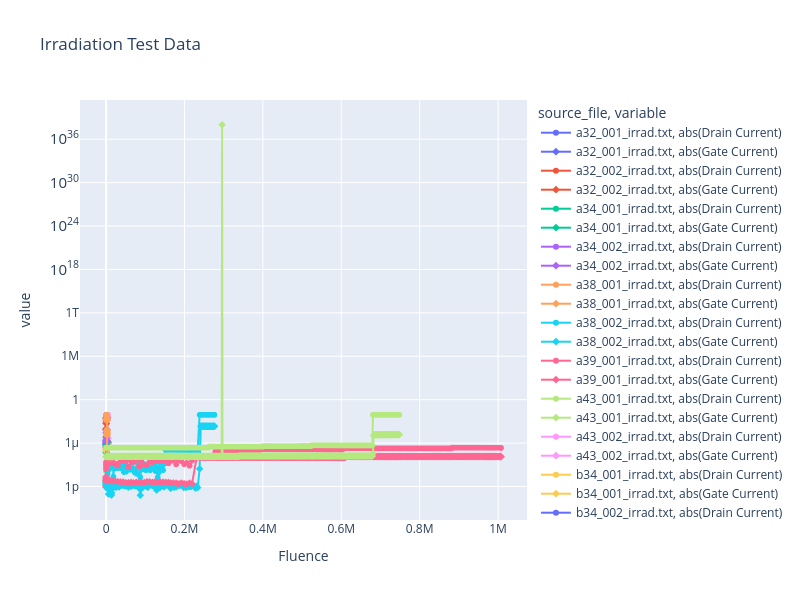

The cell this chart's notebook holds for it:
### Markdown cell above
## Irradiation Data

### Code cell
# Get irradiation data and plot Drain Current and Gate Current vs. Fluence on the same graph, with separate lines for each source file.
irrad_df = df[df["source_file"].str.contains("_irrad", case=False, na=False)]

if irrad_df.empty:
    print("No irradiation data found in the DataFrame.")
else:
    fig_irrad = px.line(
        irrad_df,
        x="Fluence",
        y=["abs(Drain Current)", "abs(Gate Current)"],
        color="source_file",
        markers=True,
        symbol="variable",
        title="Irradiation Test Data",
    )

    fig_irrad.update_layout(
        width=800,
        height=600,
        yaxis_type="log",  # Logarithmic scale for current to better visualize low currents
    )
    fig_irrad.show()

### Figure 1 — Plotly figure (JSON) as saved in the notebook; plotly's stock layout.template omitted (floating-point values rounded to 4 significant figures; data arrays with more than 128 entries replaced by an {"elided": "..."} marker saying what was removed)
{"data": [{"hovertemplate": "source_file=a32_001_irrad.txt<br>variable=abs(Drain Current)<br>Fluence=%{x}<br>value=%{y}<extra></extra>", "legendgroup": "a32_001_irrad.txt, abs(Drain Current)", "line": {"color": "#636efa", "dash": "solid"}, "marker": {"symbol": "circle"}, "mode": "lines+markers", "name": "a32_001_irrad.txt, abs(Drain Current)", "showlegend": true, "type": "scattergl", "x": {"elided": "254 float values"}, "xaxis": "x", "y": {"elided": "254 float values"}, "yaxis": "y"}, {"hovertemplate": "source_file=a32_001_irrad.txt<br>variable=abs(Gate Current)<br>Fluence=%{x}<br>value=%{y}<extra></extra>", "legendgroup": "a32_001_irrad.txt, abs(Gate Current)", "line": {"color": "#636efa", "dash": "solid"}, "marker": {"symbol": "diamond"}, "mode": "lines+markers", "name": "a32_001_irrad.txt, abs(Gate Current)", "showlegend": true, "type": "scattergl", "x": {"elided": "254 float values"}, "xaxis": "x", "y": {"elided": "254 float values"}, "yaxis": "y"}, {"hovertemplate": "source_file=a32_002_irrad.txt<br>variable=abs(Drain Current)<br>Fluence=%{x}<br>value=%{y}<extra></extra>", "legendgroup": "a32_002_irrad.txt, abs(Drain Current)", "line": {"color": "#EF553B", "dash": "solid"}, "marker": {"symbol": "circle"}, "mode": "lines+markers", "name": "a32_002_irrad.txt, abs(Drain Current)", "showlegend": true, "type": "scattergl", "x": {"elided": "173 float values"}, "xaxis": "x", "y": {"elided": "173 float values"}, "yaxis": "y"}, {"hovertemplate": "source_file=a32_002_irrad.txt<br>variable=abs(Gate Current)<br>Fluence=%{x}<br>value=%{y}<extra></extra>", "legendgroup": "a32_002_irrad.txt, abs(Gate Current)", "line": {"color": "#EF553B", "dash": "solid"}, "marker": {"symbol": "diamond"}, "mode": "lines+markers", "name": "a32_002_irrad.txt, abs(Gate Current)", "showlegend": true, "type": "scattergl", "x": {"elided": "173 float values"}, "xaxis": "x", "y": {"elided": "173 float values"}, "yaxis": "y"}, {"hovertemplate": "source_file=a34_001_irrad.txt<br>variable=abs(Drain Current)<br>Fluence=%{x}<br>value=%{y}<extra></extra>", "legendgroup": "a34_001_irrad.txt, abs(Drain Current)", "line": {"color": "#00cc96", "dash": "solid"}, "marker": {"symbol": "circle"}, "mode": "lines+markers", "name": "a34_001_irrad.txt, abs(Drain Current)", "showlegend": true, "type": "scattergl", "x": {"elided": "224 float values"}, "xaxis": "x", "y": {"elided": "224 float values"}, "yaxis": "y"}, {"hovertemplate": "source_file=a34_001_irrad.txt<br>variable=abs(Gate Current)<br>Fluence=%{x}<br>value=%{y}<extra></extra>", "legendgroup": "a34_001_irrad.txt, abs(Gate Current)", "line": {"color": "#00cc96", "dash": "solid"}, "marker": {"symbol": "diamond"}, "mode": "lines+markers", "name": "a34_001_irrad.txt, abs(Gate Current)", "showlegend": true, "type": "scattergl", "x": {"elided": "224 float values"}, "xaxis": "x", "y": {"elided": "224 float values"}, "yaxis": "y"}, {"hovertemplate": "source_file=a34_002_irrad.txt<br>variable=abs(Drain Current)<br>Fluence=%{x}<br>value=%{y}<extra></extra>", "legendgroup": "a34_002_irrad.txt, abs(Drain Current)", "line": {"color": "#ab63fa", "dash": "solid"}, "marker": {"symbol": "circle"}, "mode": "lines+markers", "name": "a34_002_irrad.txt, abs(Drain Current)", "showlegend": true, "type": "scattergl", "x": {"elided": "179 float values"}, "xaxis": "x", "y": {"elided": "179 float values"}, "yaxis": "y"}, {"hovertemplate": "source_file=a34_002_irrad.txt<br>variable=abs(Gate Current)<br>Fluence=%{x}<br>value=%{y}<extra></extra>", "legendgroup": "a34_002_irrad.txt, abs(Gate Current)", "line": {"color": "#ab63fa", "dash": "solid"}, "marker": {"symbol": "diamond"}, "mode": "lines+markers", "name": "a34_002_irrad.txt, abs(Gate Current)", "showlegend": true, "type": "scattergl", "x": {"elided": "179 float values"}, "xaxis": "x", "y": {"elided": "179 float values"}, "yaxis": "y"}, {"hovertemplate": "source_file=a38_001_irrad.txt<br>variable=abs(Drain Current)<br>Fluence=%{x}<br>value=%{y}<extra></extra>", "legendgroup": "a38_001_irrad.txt, abs(Drain Current)", "line": {"color": "#FFA15A", "dash": "solid"}, "marker": {"symbol": "circle"}, "mode": "lines+markers", "name": "a38_001_irrad.txt, abs(Drain Current)", "showlegend": true, "type": "scattergl", "x": {"elided": "227 float values"}, "xaxis": "x", "y": {"elided": "227 float values"}, "yaxis": "y"}, {"hovertemplate": "source_file=a38_001_irrad.txt<br>variable=abs(Gate Current)<br>Fluence=%{x}<br>value=%{y}<extra></extra>", "legendgroup": "a38_001_irrad.txt, abs(Gate Current)", "line": {"color": "#FFA15A", "dash": "solid"}, "marker": {"symbol": "diamond"}, "mode": "lines+markers", "name": "a38_001_irrad.txt, abs(Gate Current)", "showlegend": true, "type": "scattergl", "x": {"elided": "227 float values"}, "xaxis": "x", "y": {"elided": "227 float values"}, "yaxis": "y"}, {"hovertemplate": "source_file=a38_002_irrad.txt<br>variable=abs(Drain Current)<br>Fluence=%{x}<br>value=%{y}<extra></extra>", "legendgroup": "a38_002_irrad.txt, abs(Drain Current)", "line": {"color": "#19d3f3", "dash": "solid"}, "marker": {"symbol": "circle"}, "mode": "lines+markers", "name": "a38_002_irrad.txt, abs(Drain Current)", "showlegend": true, "type": "scattergl", "x": [0.0, 0.0, 0.0, 0.0, 0.0, 0.0, 0.0, 0.0, 0.0, 0.0, 0.0, 0.0, 0.0, 0.0, 0.0, 0.0, 0.0, 0.0, 0.0, 0.0, 0.0, 0.0, 0.0, 0.0, 0.0, 0.0, 0.0, 0.0, 0.0, 0.0, 0.0, 0.0, 0.0, 0.0, 0.0, 0.0, 4.0, 14.0, 19.0, 30.0, 40.0, 50.0, 76.0, 107.0, 137.0, 183.0, 229.0, 260.0, 275.0, 306.0, 337.0, 369.0, 404.0, 439.0, 473.0, 508.0, 541.0, 570.0, 599.0, 628.0, 658.0, 689.0, 721.0, 754.0, 770.0, 819.0, 836.0, 855.0, 875.0, 894.0, 914.0, 932.0, 932.0, 932.0, 932.0, 932.0, 932.0, 932.0, 932.0, 932.0, 932.0, 932.0, 932.0, 932.0, 932.0], "xaxis": "x", "y": [8.463e-07, 8.859e-07, 8.835e-07, 8.864e-07, 8.892e-07, 8.916e-07, 8.956e-07, 8.896e-07, 8.992e-07, 8.954e-07, 8.89e-07, 8.888e-07, 8.927e-07, 8.888e-07, 8.904e-07, 8.862e-07, 8.894e-07, 8.823e-07, 8.808e-07, 8.758e-07, 8.755e-07, 8.76e-07, 8.818e-07, 8.801e-07, 8.822e-07, 8.808e-07, 8.861e-07, 8.923e-07, 8.93e-07, 8.992e-07, 8.952e-07, 8.868e-07, 8.908e-07, 8.871e-07, 8.835e-07, 8.937e-07, 9.012e-07, 8.994e-07, 8.955e-07, 8.88e-07, 8.868e-07, 8.897e-07, 8.841e-07, 8.894e-07, 8.862e-07, 0.008002, 0.008002, 0.008002, 0.008002, 0.008002, 0.008002, 0.008002, 0.008002, 0.008002, 0.008002, 0.008002, 0.008002, 0.008002, 0.008002, 0.008002, 0.008002, 0.008002, 0.008002, 0.008002, 0.008002, 0.008002, 0.008002, 0.008002, 0.008002, 0.008002, 0.008002, 0.008002, 0.008002, 0.008002, 0.008002, 0.008002, 0.008002, 0.008002, 0.008002, 0.008002, 0.008002, 0.008002, 0.008002, 0.008002, 0.008002], "yaxis": "y"}, {"hovertemplate": "source_file=a38_002_irrad.txt<br>variable=abs(Gate Current)<br>Fluence=%{x}<br>value=%{y}<extra></extra>", "legendgroup": "a38_002_irrad.txt, abs(Gate Current)", "line": {"color": "#19d3f3", "dash": "solid"}, "marker": {"symbol": "diamond"}, "mode": "lines+markers", "name": "a38_002_irrad.txt, abs(Gate Current)", "showlegend": true, "type": "scattergl", "x": [0.0, 0.0, 0.0, 0.0, 0.0, 0.0, 0.0, 0.0, 0.0, 0.0, 0.0, 0.0, 0.0, 0.0, 0.0, 0.0, 0.0, 0.0, 0.0, 0.0, 0.0, 0.0, 0.0, 0.0, 0.0, 0.0, 0.0, 0.0, 0.0, 0.0, 0.0, 0.0, 0.0, 0.0, 0.0, 0.0, 4.0, 14.0, 19.0, 30.0, 40.0, 50.0, 76.0, 107.0, 137.0, 183.0, 229.0, 260.0, 275.0, 306.0, 337.0, 369.0, 404.0, 439.0, 473.0, 508.0, 541.0, 570.0, 599.0, 628.0, 658.0, 689.0, 721.0, 754.0, 770.0, 819.0, 836.0, 855.0, 875.0, 894.0, 914.0, 932.0, 932.0, 932.0, 932.0, 932.0, 932.0, 932.0, 932.0, 932.0, 932.0, 932.0, 932.0, 932.0, 932.0], "xaxis": "x", "y": [8.341e-07, 8.514e-07, 8.484e-07, 8.524e-07, 8.528e-07, 8.539e-07, 8.561e-07, 8.541e-07, 8.587e-07, 8.551e-07, 8.539e-07, 8.516e-07, 8.567e-07, 8.547e-07, 8.558e-07, 8.498e-07, 8.517e-07, 8.454e-07, 8.456e-07, 8.491e-07, 8.474e-07, 8.461e-07, 8.489e-07, 8.481e-07, 8.488e-07, 8.469e-07, 8.496e-07, 8.525e-07, 8.541e-07, 8.562e-07, 8.537e-07, 8.518e-07, 8.51e-07, 8.511e-07, 8.549e-07, 8.545e-07, 8.559e-07, 8.58e-07, 8.543e-07, 8.513e-07, 8.52e-07, 8.507e-07, 8.51e-07, 8.518e-07, 8.522e-07, 5.031e-07, 7.618e-07, 8.741e-07, 8.395e-07, 8.026e-07, 7.814e-07, 8.462e-07, 7.992e-07, 8.635e-07, 8.814e-07, 8.667e-07, 7.742e-07, 7.686e-07, 8.338e-07, 7.851e-07, 7.955e-07, 8.573e-07, 8.541e-07, 7.648e-07, 7.479e-07, 8.301e-07, 7.71e-07, 8.272e-07, 8.806e-07, 8.769e-07, 8.134e-07, 8.047e-07, 8.219e-07, 8.394e-07, 8.403e-07, 8.687e-07, 8.625e-07, 7.896e-07, 8.13e-07, 8.283e-07, 7.48e-07, 7.842e-07, 8.109e-07, 9.045e-07, 7.99e-07], "yaxis": "y"}, {"hovertemplate": "source_file=a39_001_irrad.txt<br>variable=abs(Drain Current)<br>Fluence=%{x}<br>value=%{y}<extra></extra>", "legendgroup": "a39_001_irrad.txt, abs(Drain Current)", "line": {"color": "#FF6692", "dash": "solid"}, "marker": {"symbol": "circle"}, "mode": "lines+markers", "name": "a39_001_irrad.txt, abs(Drain Current)", "showlegend": true, "type": "scattergl", "x": {"elided": "132 float values"}, "xaxis": "x", "y": {"elided": "132 float values"}, "yaxis": "y"}, {"hovertemplate": "source_file=a39_001_irrad.txt<br>variable=abs(Gate Current)<br>Fluence=%{x}<br>value=%{y}<extra></extra>", "legendgroup": "a39_001_irrad.txt, abs(Gate Current)", "line": {"color": "#FF6692", "dash": "solid"}, "marker": {"symbol": "diamond"}, "mode": "lines+markers", "name": "a39_001_irrad.txt, abs(Gate Current)", "showlegend": true, "type": "scattergl", "x": {"elided": "132 float values"}, "xaxis": "x", "y": {"elided": "132 float values"}, "yaxis": "y"}, {"hovertemplate": "source_file=a43_001_irrad.txt<br>variable=abs(Drain Current)<br>Fluence=%{x}<br>value=%{y}<extra></extra>", "legendgroup": "a43_001_irrad.txt, abs(Drain Current)", "line": {"color": "#B6E880", "dash": "solid"}, "marker": {"symbol": "circle"}, "mode": "lines+markers", "name": "a43_001_irrad.txt, abs(Drain Current)", "showlegend": true, "type": "scattergl", "x": {"elided": "230 float values"}, "xaxis": "x", "y": {"elided": "230 float values"}, "yaxis": "y"}, {"hovertemplate": "source_file=a43_001_irrad.txt<br>variable=abs(Gate Current)<br>Fluence=%{x}<br>value=%{y}<extra></extra>", "legendgroup": "a43_001_irrad.txt, abs(Gate Current)", "line": {"color": "#B6E880", "dash": "solid"}, "marker": {"symbol": "diamond"}, "mode": "lines+markers", "name": "a43_001_irrad.txt, abs(Gate Current)", "showlegend": true, "type": "scattergl", "x": {"elided": "230 float values"}, "xaxis": "x", "y": {"elided": "230 float values"}, "yaxis": "y"}, {"hovertemplate": "source_file=a43_002_irrad.txt<br>variable=abs(Drain Current)<br>Fluence=%{x}<br>value=%{y}<extra></extra>", "legendgroup": "a43_002_irrad.txt, abs(Drain Current)", "line": {"color": "#FF97FF", "dash": "solid"}, "marker": {"symbol": "circle"}, "mode": "lines+markers", "name": "a43_002_irrad.txt, abs(Drain Current)", "showlegend": true, "type": "scattergl", "x": {"elided": "249 float values"}, "xaxis": "x", "y": {"elided": "249 float values"}, "yaxis": "y"}, {"hovertemplate": "source_file=a43_002_irrad.txt<br>variable=abs(Gate Current)<br>Fluence=%{x}<br>value=%{y}<extra></extra>", "legendgroup": "a43_002_irrad.txt, abs(Gate Current)", "line": {"color": "#FF97FF", "dash": "solid"}, "marker": {"symbol": "diamond"}, "mode": "lines+markers", "name": "a43_002_irrad.txt, abs(Gate Current)", "showlegend": true, "type": "scattergl", "x": {"elided": "249 float values"}, "xaxis": "x", "y": {"elided": "249 float values"}, "yaxis": "y"}, {"hovertemplate": "source_file=b34_001_irrad.txt<br>variable=abs(Drain Current)<br>Fluence=%{x}<br>value=%{y}<extra></extra>", "legendgroup": "b34_001_irrad.txt, abs(Drain Current)", "line": {"color": "#FECB52", "dash": "solid"}, "marker": {"symbol": "circle"}, "mode": "lines+markers", "name": "b34_001_irrad.txt, abs(Drain Current)", "showlegend": true, "type": "scattergl", "x": {"elided": "191 float values"}, "xaxis": "x", "y": {"elided": "191 float values"}, "yaxis": "y"}, {"hovertemplate": "source_file=b34_001_irrad.txt<br>variable=abs(Gate Current)<br>Fluence=%{x}<br>value=%{y}<extra></extra>", "legendgroup": "b34_001_irrad.txt, abs(Gate Current)", "line": {"color": "#FECB52", "dash": "solid"}, "marker": {"symbol": "diamond"}, "mode": "lines+markers", "name": "b34_001_irrad.txt, abs(Gate Current)", "showlegend": true, "type": "scattergl", "x": {"elided": "191 float values"}, "xaxis": "x", "y": {"elided": "191 float values"}, "yaxis": "y"}, {"hovertemplate": "source_file=b34_002_irrad.txt<br>variable=abs(Drain Current)<br>Fluence=%{x}<br>value=%{y}<extra></extra>", "legendgroup": "b34_002_irrad.txt, abs(Drain Current)", "line": {"color": "#636efa", "dash": "solid"}, "marker": {"symbol": "circle"}, "mode": "lines+markers", "name": "b34_002_irrad.txt, abs(Drain Current)", "showlegend": true, "type": "scattergl", "x": {"elided": "217 float values"}, "xaxis": "x", "y": {"elided": "217 float values"}, "yaxis": "y"}, {"hovertemplate": "source_file=b34_002_irrad.txt<br>variable=abs(Gate Current)<br>Fluence=%{x}<br>value=%{y}<extra></extra>", "legendgroup": "b34_002_irrad.txt, abs(Gate Current)", "line": {"color": "#636efa", "dash": "solid"}, "marker": {"symbol": "diamond"}, "mode": "lines+markers", "name": "b34_002_irrad.txt, abs(Gate Current)", "showlegend": true, "type": "scattergl", "x": {"elided": "217 float values"}, "xaxis": "x", "y": {"elided": "217 float values"}, "yaxis": "y"}, {"hovertemplate": "source_file=b34_003_irrad.txt<br>variable=abs(Drain Current)<br>Fluence=%{x}<br>value=%{y}<extra></extra>", "legendgroup": "b34_003_irrad.txt, abs(Drain Current)", "line": {"color": "#EF553B", "dash": "solid"}, "marker": {"symbol": "circle"}, "mode": "lines+markers", "name": "b34_003_irrad.txt, abs(Drain Current)", "showlegend": true, "type": "scattergl", "x": {"elided": "182 float values"}, "xaxis": "x", "y": {"elided": "182 float values"}, "yaxis": "y"}, {"hovertemplate": "source_file=b34_003_irrad.txt<br>variable=abs(Gate Current)<br>Fluence=%{x}<br>value=%{y}<extra></extra>", "legendgroup": "b34_003_irrad.txt, abs(Gate Current)", "line": {"color": "#EF553B", "dash": "solid"}, "marker": {"symbol": "diamond"}, "mode": "lines+markers", "name": "b34_003_irrad.txt, abs(Gate Current)", "showlegend": true, "type": "scattergl", "x": {"elided": "182 float values"}, "xaxis": "x", "y": {"elided": "182 float values"}, "yaxis": "y"}, {"hovertemplate": "source_file=b35_001_irrad.txt<br>variable=abs(Drain Current)<br>Fluence=%{x}<br>value=%{y}<extra></extra>", "legendgroup": "b35_001_irrad.txt, abs(Drain Current)", "line": {"color": "#00cc96", "dash": "solid"}, "marker": {"symbol": "circle"}, "mode": "lines+markers", "name": "b35_001_irrad.txt, abs(Drain Current)", "showlegend": true, "type": "scattergl", "x": {"elided": "195 float values"}, "xaxis": "x", "y": {"elided": "195 float values"}, "yaxis": "y"}, {"hovertemplate": "source_file=b35_001_irrad.txt<br>variable=abs(Gate Current)<br>Fluence=%{x}<br>value=%{y}<extra></extra>", "legendgroup": "b35_001_irrad.txt, abs(Gate Current)", "line": {"color": "#00cc96", "dash": "solid"}, "marker": {"symbol": "diamond"}, "mode": "lines+markers", "name": "b35_001_irrad.txt, abs(Gate Current)", "showlegend": true, "type": "scattergl", "x": {"elided": "195 float values"}, "xaxis": "x", "y": {"elided": "195 float values"}, "yaxis": "y"}, {"hovertemplate": "source_file=b35_002_irrad.txt<br>variable=abs(Drain Current)<br>Fluence=%{x}<br>value=%{y}<extra></extra>", "legendgroup": "b35_002_irrad.txt, abs(Drain Current)", "line": {"color": "#ab63fa", "dash": "solid"}, "marker": {"symbol": "circle"}, "mode": "lines+markers", "name": "b35_002_irrad.txt, abs(Drain Current)", "showlegend": true, "type": "scattergl", "x": {"elided": "272 float values"}, "xaxis": "x", "y": {"elided": "272 float values"}, "yaxis": "y"}, {"hovertemplate": "source_file=b35_002_irrad.txt<br>variable=abs(Gate Current)<br>Fluence=%{x}<br>value=%{y}<extra></extra>", "legendgroup": "b35_002_irrad.txt, abs(Gate Current)", "line": {"color": "#ab63fa", "dash": "solid"}, "marker": {"symbol": "diamond"}, "mode": "lines+markers", "name": "b35_002_irrad.txt, abs(Gate Current)", "showlegend": true, "type": "scattergl", "x": {"elided": "272 float values"}, "xaxis": "x", "y": {"elided": "272 float values"}, "yaxis": "y"}, {"hovertemplate": "source_file=b35_003_irrad.txt<br>variable=abs(Drain Current)<br>Fluence=%{x}<br>value=%{y}<extra></extra>", "legendgroup": "b35_003_irrad.txt, abs(Drain Current)", "line": {"color": "#FFA15A", "dash": "solid"}, "marker": {"symbol": "circle"}, "mode": "lines+markers", "name": "b35_003_irrad.txt, abs(Drain Current)", "showlegend": true, "type": "scattergl", "x": {"elided": "268 float values"}, "xaxis": "x", "y": {"elided": "268 float values"}, "yaxis": "y"}, {"hovertemplate": "source_file=b35_003_irrad.txt<br>variable=abs(Gate Current)<br>Fluence=%{x}<br>value=%{y}<extra></extra>", "legendgroup": "b35_003_irrad.txt, abs(Gate Current)", "line": {"color": "#FFA15A", "dash": "solid"}, "marker": {"symbol": "diamond"}, "mode": "lines+markers", "name": "b35_003_irrad.txt, abs(Gate Current)", "showlegend": true, "type": "scattergl", "x": {"elided": "268 float values"}, "xaxis": "x", "y": {"elided": "268 float values"}, "yaxis": "y"}, {"hovertemplate": "source_file=b37_002_irrad.txt<br>variable=abs(Drain Current)<br>Fluence=%{x}<br>value=%{y}<extra></extra>", "legendgroup": "b37_002_irrad.txt, abs(Drain Current)", "line": {"color": "#19d3f3", "dash": "solid"}, "marker": {"symbol": "circle"}, "mode": "lines+markers", "name": "b37_002_irrad.txt, abs(Drain Current)", "showlegend": true, "type": "scattergl", "x": {"elided": "307 float values"}, "xaxis": "x", "y": {"elided": "307 float values"}, "yaxis": "y"}, {"hovertemplate": "source_file=b37_002_irrad.txt<br>variable=abs(Gate Current)<br>Fluence=%{x}<br>value=%{y}<extra></extra>", "legendgroup": "b37_002_irrad.txt, abs(Gate Current)", "line": {"color": "#19d3f3", "dash": "solid"}, "marker": {"symbol": "diamond"}, "mode": "lines+markers", "name": "b37_002_irrad.txt, abs(Gate Current)", "showlegend": true, "type": "scattergl", "x": {"elided": "307 float values"}, "xaxis": "x", "y": {"elided": "307 float values"}, "yaxis": "y"}, {"hovertemplate": "source_file=b38_001_irrad.txt<br>variable=abs(Drain Current)<br>Fluence=%{x}<br>value=%{y}<extra></extra>", "legendgroup": "b38_001_irrad.txt, abs(Drain Current)", "line": {"color": "#FF6692", "dash": "solid"}, "marker": {"symbol": "circle"}, "mode": "lines+markers", "name": "b38_001_irrad.txt, abs(Drain Current)", "showlegend": true, "type": "scattergl", "x": {"elided": "686 float values"}, "xaxis": "x", "y": {"elided": "686 float values"}, "yaxis": "y"}, {"hovertemplate": "source_file=b38_001_irrad.txt<br>variable=abs(Gate Current)<br>Fluence=%{x}<br>value=%{y}<extra></extra>", "legendgroup": "b38_001_irrad.txt, abs(Gate Current)", "line": {"color": "#FF6692", "dash": "solid"}, "marker": {"symbol": "diamond"}, "mode": "lines+markers", "name": "b38_001_irrad.txt, abs(Gate Current)", "showlegend": true, "type": "scattergl", "x": {"elided": "686 float values"}, "xaxis": "x", "y": {"elided": "686 float values"}, "yaxis": "y"}, {"hovertemplate": "source_file=b38_002_irrad.txt<br>variable=abs(Drain Current)<br>Fluence=%{x}<br>value=%{y}<extra></extra>", "legendgroup": "b38_002_irrad.txt, abs(Drain Current)", "line": {"color": "#B6E880", "dash": "solid"}, "marker": {"symbol": "circle"}, "mode": "lines+markers", "name": "b38_002_irrad.txt, abs(Drain Current)", "showlegend": true, "type": "scattergl", "x": {"elided": "770 float values"}, "xaxis": "x", "y": {"elided": "770 float values"}, "yaxis": "y"}, {"hovertemplate": "source_file=b38_002_irrad.txt<br>variable=abs(Gate Current)<br>Fluence=%{x}<br>value=%{y}<extra></extra>", "legendgroup": "b38_002_irrad.txt, abs(Gate Current)", "line": {"color": "#B6E880", "dash": "solid"}, "marker": {"symbol": "diamond"}, "mode": "lines+markers", "name": "b38_002_irrad.txt, abs(Gate Current)", "showlegend": true, "type": "scattergl", "x": {"elided": "770 float values"}, "xaxis": "x", "y": {"elided": "770 float values"}, "yaxis": "y"}], "layout": {"height": 600, "legend": {"title": {"text": "source_file, variable"}, "tracegroupgap": 0}, "title": {"text": "Irradiation Test Data"}, "width": 800, "xaxis": {"anchor": "y", "domain": [0, 1], "title": {"text": "Fluence"}}, "yaxis": {"anchor": "x", "domain": [0, 1], "title": {"text": "value"}, "type": "log"}}}
